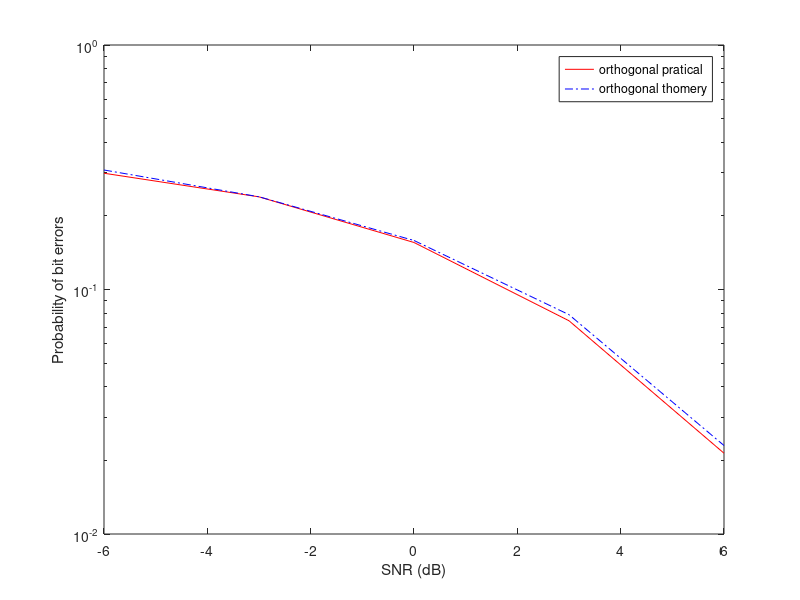

The MATLAB source for this figure:
clear all;
clc;
SNR_dB=[-6 -3 0 3 6];
N=10^4;
Count_BERo=zeros(1,length(SNR_dB));
tho=zeros(1,length(SNR_dB));
for n=1:length(SNR_dB)
 SNR=10^(SNR_dB(n)/10);
 N0=1/SNR;
 tho(n)=qfunc(sqrt(1/N0));
 for t=1:N
 %-----------------------------------
 %generate received signal
%  bt=floor(rand(1)*2); % one-bit data
%  bf=abs(1-b1);
 wt=(randn(1))*sqrt(N0/2);
 wf=(randn(1))*sqrt(N0/2);
 yt=1+wt; % 接收訊號
 if yt<wf
    Count_BERo(n)=Count_BERo(n)+1;
 end
 end
end
 BERo=Count_BERo./N;
 

semilogy(SNR_dB,BERo,'r-');
hold on;
semilogy(SNR_dB,tho,'b-.');
%hold off;
xlabel('SNR (dB)');
ylabel('Probability of bit errors');
legend('orthogonal pratical','orthogonal thomery');